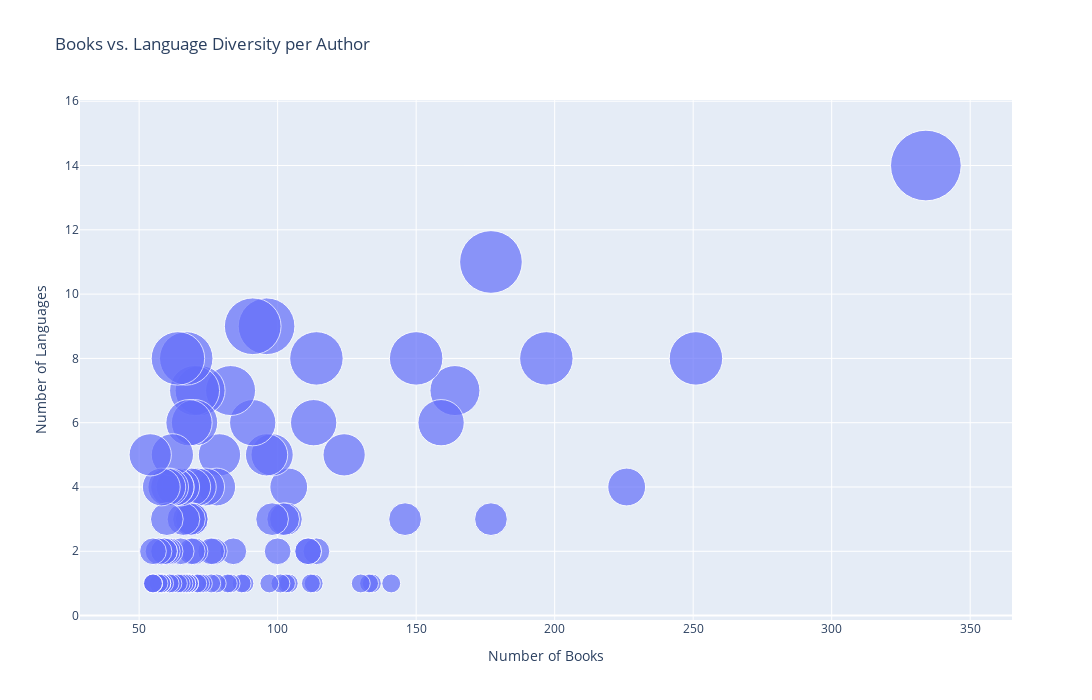

Notebook cell for this chart:
### Code cell
import plotly.express as px

fig = px.scatter(
    author_summary_top_100,
    x="gutenberg_id",
    y="language",
    size="language",
    size_max=50,
    hover_name="author",
    hover_data={
        "gutenberg_id": True,
        "language": True
    },
    labels={
        "gutenberg_id": "Number of Books",
        "language": "Number of Languages"
    },
    title="Books vs. Language Diversity per Author",
    width=1500,
    height=700
)

fig.show()

### Figure 1 — Plotly figure (JSON) as saved in the notebook; plotly's stock layout.template omitted (floating-point values rounded to 4 significant figures)
{"data": [{"hovertemplate": "<b>%{hovertext}</b><br><br>Number of Books=%{x}<br>Number of Languages=%{marker.size}<extra></extra>", "hovertext": ["Shakespeare, William", "Twain, Mark", "Lytton, Edward Bulwer Lytton, Baron", "Dickens, Charles", "Verne, Jules", "Ebers, Georg", "Dumas, Alexandre", "Balzac, Honoré de", "Doyle, Arthur Conan", "Jókai, Mór", "Oliphant, Mrs. (Margaret)", "Parker, Gilbert", "Kingston, William Henry Giles", "Fenn, George Manville", "Wells, H. G. (Herbert George)", "Stevenson, Robert Louis", "Jacobs, W. W. (William Wymark)", "London, Jack", "Alger, Horatio, Jr.", "Meredith, George", "Henty, G. A. (George Alfred)", "Howells, William Dean", "Zola, Émile", "Stratemeyer, Edward", "Hawthorne, Nathaniel", "Motley, John Lothrop", "Burroughs, Edgar Rice", "Ballantyne, R. M. (Robert Michael)", "Baum, L. Frank (Lyman Frank)", "Scott, Walter", "Sand, George", "James, Henry", "Tolstoy, Leo, graf", "Kipling, Rudyard", "Goethe, Johann Wolfgang von", "Maupassant, Guy de", "Trollope, Anthony", "Pepys, Samuel", "Le Queux, William", "Defoe, Daniel", "Lang, Andrew", "Library of Congress. Copyright Office", "Haggard, H. Rider (Henry Rider)", "Conrad, Joseph", "Garrett, Randall", "Ellis, Edward Sylvester", "Churchill, Winston", "Hope, Laura Lee", "Wharton, Edith", "Human Genome Project", "Cervantes Saavedra, Miguel de", "Optic, Oliver", "Thackeray, William Makepeace", "MacDonald, George", "Ibsen, Henrik", "Plato", "Yonge, Charlotte M. (Charlotte Mary)", "Pérez Galdós, Benito", "France, Anatole", "Sue, Eugène", "Matull, Kurt", "Hugo, Victor", "Chesterton, G. K. (Gilbert Keith)", "Barbour, Ralph Henry", "Blankensee, Theo von", "Garis, Howard Roger", "Wilde, Oscar", "Baring-Gould, S. (Sabine)", "Hume, Fergus", "Reid, Mayne", "Grant, James", "Harte, Bret", "Galsworthy, John", "Leinster, Murray", "Dante Alighieri", "Meade, L. T.", "Maquet, Auguste", "Ruskin, John", "Schiller, Friedrich", "Wells, Carolyn", "Alcott, Louisa May", "Oppenheim, E. Phillips (Edward Phillips)", "Molesworth, Mrs.", "Strindberg, August", "Blasco Ibáñez, Vicente", "Burnett, Frances Hodgson", "Bennett, Arnold", "Hardy, Thomas", "Carter, Nicholas (House name)", "Shaw, Bernard", "Abbott, Jacob", "Smith, George O. (George Oliver)", "Warner, Charles Dudley", "Braddon, M. E. (Mary Elizabeth)", "Standish, Burt L.", "Huxley, Thomas Henry", "Belloc, Hilaire", "Lever, Charles James", "Wodehouse, P. G. (Pelham Grenville)", "Aimard, Gustave"], "legendgroup": "", "marker": {"color": "#636efa", "size": [14, 8, 4, 8, 11, 3, 7, 6, 8, 3, 1, 1, 1, 1, 5, 8, 2, 6, 1, 1, 2, 2, 4, 1, 3, 1, 3, 1, 2, 5, 3, 1, 9, 5, 9, 6, 1, 1, 2, 7, 1, 1, 5, 4, 1, 2, 2, 1, 4, 1, 7, 1, 4, 1, 7, 6, 2, 4, 3, 3, 2, 6, 3, 1, 1, 1, 8, 1, 1, 3, 1, 4, 2, 1, 8, 1, 4, 4, 5, 1, 4, 2, 1, 4, 3, 2, 2, 2, 1, 4, 1, 1, 1, 2, 1, 2, 1, 1, 1, 5], "sizemode": "area", "sizeref": 0.0056, "symbol": "circle"}, "mode": "markers", "name": "", "orientation": "v", "showlegend": false, "type": "scatter", "x": [334, 251, 226, 197, 177, 177, 164, 159, 150, 146, 141, 134, 133, 130, 124, 114, 114, 113, 113, 112, 111, 111, 104, 104, 103, 103, 102, 101, 100, 98, 98, 97, 96, 96, 91, 91, 88, 87, 84, 83, 83, 82, 79, 78, 78, 77, 76, 76, 74, 73, 72, 72, 71, 71, 70, 70, 70, 69, 69, 69, 69, 68, 68, 68, 68, 68, 67, 67, 67, 66, 66, 65, 65, 65, 64, 64, 63, 63, 62, 62, 61, 61, 61, 60, 60, 60, 59, 59, 59, 58, 58, 58, 58, 57, 57, 55, 55, 55, 55, 54], "xaxis": "x", "y": [14, 8, 4, 8, 11, 3, 7, 6, 8, 3, 1, 1, 1, 1, 5, 8, 2, 6, 1, 1, 2, 2, 4, 1, 3, 1, 3, 1, 2, 5, 3, 1, 9, 5, 9, 6, 1, 1, 2, 7, 1, 1, 5, 4, 1, 2, 2, 1, 4, 1, 7, 1, 4, 1, 7, 6, 2, 4, 3, 3, 2, 6, 3, 1, 1, 1, 8, 1, 1, 3, 1, 4, 2, 1, 8, 1, 4, 4, 5, 1, 4, 2, 1, 4, 3, 2, 2, 2, 1, 4, 1, 1, 1, 2, 1, 2, 1, 1, 1, 5], "yaxis": "y"}], "layout": {"height": 700, "legend": {"itemsizing": "constant", "tracegroupgap": 0}, "title": {"text": "Books vs. Language Diversity per Author"}, "width": 1500, "xaxis": {"anchor": "y", "autorange": true, "domain": [0, 1], "range": [31.8, 360.1], "title": {"text": "Number of Books"}, "type": "linear"}, "yaxis": {"anchor": "x", "autorange": true, "domain": [0, 1], "range": [-0.1374, 16.04], "title": {"text": "Number of Languages"}, "type": "linear"}}}
